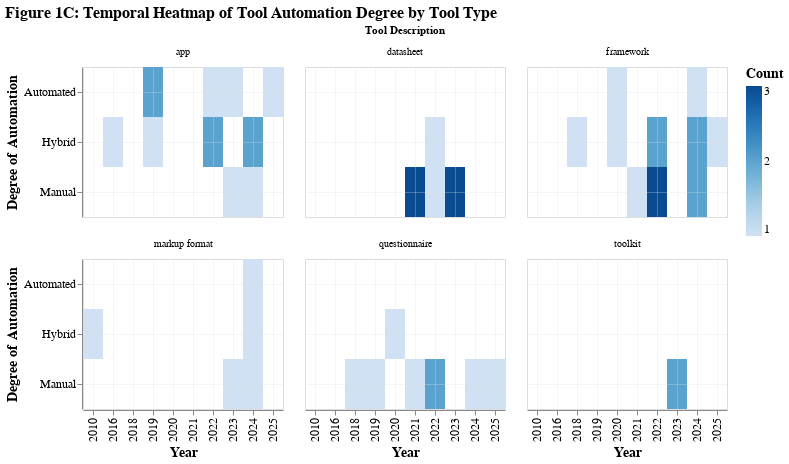

Notebook code for this chart:
### Code cell
pivot_data = fig1_data.groupby(['year', 'degree_automation', 'tool_description']).size().reset_index(name='count')

fig1_option_c = alt.Chart(pivot_data).mark_rect().encode(
    x=alt.X('year:O', title='Year'),
    y=alt.Y('degree_automation:N', title='Degree of Automation'),
    color=alt.Color('count:Q', 
                    title='Count',
                    scale=alt.Scale(scheme='blues')),
    facet=alt.Facet('tool_description:N', 
                    title='Tool Description',
                    columns=3),
    tooltip=['year:O', 'degree_automation:N', 'tool_description:N', 'count:Q']
).properties(
    width=200,
    height=150,
    title='Figure 1C: Temporal Heatmap of Tool Automation Degree by Tool Type'
)

fig1_option_c

### Figure 1 — Vega-Lite specification as saved in the notebook (floating-point values rounded to 4 significant figures)
{"config": {"view": {"continuousWidth": 600, "continuousHeight": 400}, "mark": {"tooltip": true}, "axis": {"labelFontSize": 12, "titleFontSize": 14, "grid": true, "gridOpacity": 0.3}, "legend": {"labelFontSize": 12, "titleFontSize": 14}, "title": {"fontSize": 16, "anchor": "start"}}, "data": {"name": "data-8f48526738acf06e90dec8cc65436762"}, "mark": {"type": "rect"}, "encoding": {"color": {"field": "count", "scale": {"scheme": "blues"}, "title": "Count", "type": "quantitative"}, "facet": {"columns": 3, "field": "tool_description", "title": "Tool Description", "type": "nominal"}, "tooltip": [{"field": "year", "type": "ordinal"}, {"field": "degree_automation", "type": "nominal"}, {"field": "tool_description", "type": "nominal"}, {"field": "count", "type": "quantitative"}], "x": {"field": "year", "title": "Year", "type": "ordinal"}, "y": {"field": "degree_automation", "title": "Degree of Automation", "type": "nominal"}}, "height": 150, "title": "Figure 1C: Temporal Heatmap of Tool Automation Degree by Tool Type", "width": 200, "$schema": "https://vega.github.io/schema/vega-lite/v5.20.1.json", "datasets": {"data-8f48526738acf06e90dec8cc65436762": [{"year": 2010, "degree_automation": "Hybrid", "tool_description": "markup format", "count": 1}, {"year": 2016, "degree_automation": "Hybrid", "tool_description": "app", "count": 1}, {"year": 2018, "degree_automation": "Hybrid", "tool_description": "framework", "count": 1}, {"year": 2018, "degree_automation": "Manual", "tool_description": "questionnaire", "count": 1}, {"year": 2019, "degree_automation": "Automated", "tool_description": "app", "count": 2}, {"year": 2019, "degree_automation": "Hybrid", "tool_description": "app", "count": 1}, {"year": 2019, "degree_automation": "Manual", "tool_description": "questionnaire", "count": 1}, {"year": 2020, "degree_automation": "Automated", "tool_description": "framework", "count": 1}, {"year": 2020, "degree_automation": "Hybrid", "tool_description": "framework", "count": 1}, {"year": 2020, "degree_automation": "Hybrid", "tool_description": "questionnaire", "count": 1}, {"year": 2021, "degree_automation": "Manual", "tool_description": "datasheet", "count": 3}, {"year": 2021, "degree_automation": "Manual", "tool_description": "framework", "count": 1}, {"year": 2021, "degree_automation": "Manual", "tool_description": "questionnaire", "count": 1}, {"year": 2022, "degree_automation": "Automated", "tool_description": "app", "count": 1}, {"year": 2022, "degree_automation": "Hybrid", "tool_description": "app", "count": 2}, {"year": 2022, "degree_automation": "Hybrid", "tool_description": "datasheet", "count": 1}, {"year": 2022, "degree_automation": "Hybrid", "tool_description": "framework", "count": 2}, {"year": 2022, "degree_automation": "Manual", "tool_description": "datasheet", "count": 1}, {"year": 2022, "degree_automation": "Manual", "tool_description": "framework", "count": 3}, {"year": 2022, "degree_automation": "Manual", "tool_description": "questionnaire", "count": 2}, {"year": 2023, "degree_automation": "Automated", "tool_description": "app", "count": 1}, {"year": 2023, "degree_automation": "Manual", "tool_description": "app", "count": 1}, {"year": 2023, "degree_automation": "Manual", "tool_description": "datasheet", "count": 3}, {"year": 2023, "degree_automation": "Manual", "tool_description": "markup format", "count": 1}, {"year": 2023, "degree_automation": "Manual", "tool_description": "toolkit", "count": 2}, {"year": 2024, "degree_automation": "Automated", "tool_description": "framework", "count": 1}, {"year": 2024, "degree_automation": "Automated", "tool_description": "markup format", "count": 1}, {"year": 2024, "degree_automation": "Hybrid", "tool_description": "app", "count": 2}, {"year": 2024, "degree_automation": "Hybrid", "tool_description": "framework", "count": 2}, {"year": 2024, "degree_automation": "Hybrid", "tool_description": "markup format", "count": 1}, {"year": 2024, "degree_automation": "Manual", "tool_description": "app", "count": 1}, {"year": 2024, "degree_automation": "Manual", "tool_description": "framework", "count": 2}, {"year": 2024, "degree_automation": "Manual", "tool_description": "markup format", "count": 1}, {"year": 2024, "degree_automation": "Manual", "tool_description": "questionnaire", "count": 1}, {"year": 2025, "degree_automation": "Automated", "tool_description": "app", "count": 1}, {"year": 2025, "degree_automation": "Hybrid", "tool_description": "framework", "count": 1}, {"year": 2025, "degree_automation": "Manual", "tool_description": "questionnaire", "count": 1}]}}
